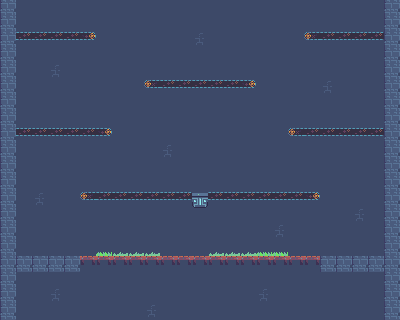

Tiled map render using the project's own tile images. Description and the whole map definition, tile-layer contents included, below:
An orthogonal 25x20 tile map with 16x16 px tiles, 5 tile layers (Background, Background2:ElectricBoogaloo, OneSidedPlatforms, Platforms, ...).

<map version="1.0" tiledversion="1.1.2" orientation="orthogonal" renderorder="right-up" width="25" height="20" tilewidth="16" tileheight="16" infinite="0" nextobjectid="1">
 <tileset firstgid="1" source="../tile1.tsx" />
 <layer name="Background" width="25" height="20">
  <data encoding="csv">
8,8,8,8,8,8,8,8,8,8,8,8,8,8,8,8,8,8,8,8,8,8,8,8,8,
8,8,8,8,8,8,8,8,8,8,8,8,8,8,8,8,8,8,8,8,8,8,8,8,8,
8,8,8,8,8,8,8,8,8,8,8,8,8,8,8,8,8,8,8,8,8,8,8,8,8,
8,8,8,8,8,8,8,8,8,8,8,8,8,8,8,8,8,8,8,8,8,8,8,8,8,
8,8,8,8,8,8,8,8,8,8,8,8,8,8,8,8,8,8,8,8,8,8,8,8,8,
8,8,8,8,8,8,8,8,8,8,8,8,8,8,8,8,8,8,8,8,8,8,8,8,8,
8,8,8,8,8,8,8,8,8,8,8,8,8,8,8,8,8,8,8,8,8,8,8,8,8,
8,8,8,8,8,8,8,8,8,8,8,8,8,8,8,8,8,8,8,8,8,8,8,8,8,
8,8,8,8,8,8,8,8,8,8,8,8,8,8,8,8,8,8,8,8,8,8,8,8,8,
8,8,8,8,8,8,8,8,8,8,8,8,8,8,8,8,8,8,8,8,8,8,8,8,8,
8,8,8,8,8,8,8,8,8,8,8,8,8,8,8,8,8,8,8,8,8,8,8,8,8,
8,8,8,8,8,8,8,8,8,8,8,8,8,8,8,8,8,8,8,8,8,8,8,8,8,
8,8,8,8,8,8,8,8,8,8,8,8,8,8,8,8,8,8,8,8,8,8,8,8,8,
8,8,8,8,8,8,8,8,8,8,8,8,8,8,8,8,8,8,8,8,8,8,8,8,8,
8,8,8,8,8,8,8,8,8,8,8,8,8,8,8,8,8,8,8,8,8,8,8,8,8,
8,8,8,8,8,8,8,8,8,8,8,8,8,8,8,8,8,8,8,8,8,8,8,8,8,
8,8,8,8,8,8,8,8,8,8,8,8,8,8,8,8,8,8,8,8,8,8,8,8,8,
8,8,8,8,8,8,8,8,8,8,8,8,8,8,8,8,8,8,8,8,8,8,8,8,8,
8,8,8,8,8,8,8,8,8,8,8,8,8,8,8,8,8,8,8,8,8,8,8,8,8,
8,8,8,8,8,8,8,8,8,8,8,8,8,8,8,8,8,8,8,8,8,8,8,8,8
</data>
 </layer>
 <layer name="Background2:ElectricBoogaloo" width="25" height="20">
  <data encoding="csv">
23,0,0,0,0,0,0,0,0,0,0,0,0,0,0,0,0,0,0,0,0,0,0,0,23,
23,0,0,0,0,0,0,0,0,0,0,0,0,0,0,0,0,0,0,0,0,0,0,0,23,
23,0,0,0,0,0,0,0,0,0,0,0,1,0,0,0,0,0,0,0,0,0,0,0,23,
23,0,0,0,0,0,0,0,0,0,0,0,0,0,0,0,0,0,0,0,0,0,0,0,23,
23,0,0,1,0,0,0,0,0,0,0,0,0,0,0,0,0,0,0,0,0,0,0,0,23,
23,0,0,0,0,0,0,0,0,0,0,0,0,0,0,0,0,0,0,0,1,0,0,0,23,
23,0,0,0,0,0,0,0,0,0,0,0,0,0,0,0,0,0,0,0,0,0,0,0,23,
23,0,0,0,0,0,0,0,0,0,0,0,0,0,0,0,0,0,0,0,0,0,0,0,23,
23,0,0,0,0,0,0,0,0,0,0,0,0,0,0,0,0,0,0,0,0,0,0,0,23,
23,0,0,0,0,0,0,0,0,0,1,0,0,0,0,0,0,0,0,0,0,0,0,0,23,
23,0,0,0,0,0,0,0,0,0,0,0,0,0,0,0,0,0,0,0,0,0,0,0,23,
23,0,0,0,0,0,0,0,0,0,0,0,0,0,0,0,0,0,0,0,0,0,0,0,23,
23,0,1,0,0,0,0,0,0,0,0,0,0,0,0,0,0,0,0,0,0,0,0,0,23,
23,0,0,0,0,0,0,0,0,0,0,0,0,0,0,0,0,0,0,0,0,0,1,0,23,
23,0,0,0,0,0,0,0,0,0,0,0,0,0,0,0,0,1,0,0,0,0,0,0,23,
23,0,0,0,0,0,0,0,0,0,0,0,0,0,0,0,0,0,0,0,0,0,0,0,23,
23,0,0,0,0,0,0,0,0,0,0,0,0,0,0,0,0,0,0,0,0,0,0,0,23,
23,0,0,0,0,0,0,0,0,0,0,0,0,0,0,0,0,0,0,0,0,0,0,0,23,
23,0,0,1,0,0,0,0,0,0,0,0,0,0,0,0,1,0,0,0,0,0,0,0,23,
23,0,0,0,0,0,0,0,0,1,0,0,0,0,0,0,0,0,0,0,0,0,0,0,23
</data>
 </layer>
 <layer name="OneSidedPlatforms" width="25" height="20">
  <data encoding="csv">
0,0,0,0,0,0,0,0,0,0,0,0,0,0,0,0,0,0,0,0,0,0,0,0,0,
0,0,0,0,0,0,0,0,0,0,0,0,0,0,0,0,0,0,0,0,0,0,0,0,0,
0,0,0,0,0,0,0,0,0,0,0,0,0,0,0,0,0,0,0,0,0,0,0,0,0,
0,0,0,0,0,0,0,0,0,0,0,0,0,0,0,0,0,0,0,0,0,0,0,0,0,
0,0,0,0,0,0,0,0,0,0,0,0,0,0,0,0,0,0,0,0,0,0,0,0,0,
0,0,0,0,0,0,0,0,0,0,0,0,0,0,0,0,0,0,0,0,0,0,0,0,0,
0,0,0,0,0,0,0,0,0,0,0,0,0,0,0,0,0,0,0,0,0,0,0,0,0,
0,0,0,0,0,0,0,0,0,0,0,0,0,0,0,0,0,0,0,0,0,0,0,0,0,
0,0,0,0,0,0,0,0,0,0,0,0,0,0,0,0,0,0,0,0,0,0,0,0,0,
0,0,0,0,0,0,0,0,0,0,0,0,0,0,0,0,0,0,0,0,0,0,0,0,0,
0,0,0,0,0,0,0,0,0,0,0,0,0,0,0,0,0,0,0,0,0,0,0,0,0,
0,0,0,0,0,0,0,0,0,0,0,0,0,0,0,0,0,0,0,0,0,0,0,0,0,
0,0,0,0,0,0,0,0,0,0,0,0,0,0,0,0,0,0,0,0,0,0,0,0,0,
0,0,0,0,0,0,0,0,0,0,0,0,0,0,0,0,0,0,0,0,0,0,0,0,0,
0,0,0,0,0,0,0,0,0,0,0,0,0,0,0,0,0,0,0,0,0,0,0,0,0,
0,0,0,0,0,0,0,0,0,0,0,0,0,0,0,0,0,0,0,0,0,0,0,0,0,
0,0,0,0,0,37,37,37,37,37,37,37,37,37,37,37,37,37,37,37,0,0,0,0,0,
0,0,0,0,0,0,0,0,0,0,0,0,0,0,0,0,0,0,0,0,0,0,0,0,0,
0,0,0,0,0,0,0,0,0,0,0,0,0,0,0,0,0,0,0,0,0,0,0,0,0,
0,0,0,0,0,0,0,0,0,0,0,0,0,0,0,0,0,0,0,0,0,0,0,0,0
</data>
 </layer>
 <layer name="Platforms" width="25" height="20">
  <data encoding="csv">
0,0,0,0,0,0,0,0,0,0,0,0,0,0,0,0,0,0,0,0,0,0,0,0,0,
0,0,0,0,0,0,0,0,0,0,0,0,0,0,0,0,0,0,0,0,0,0,0,0,0,
0,21,21,21,21,22,0,0,0,0,0,0,0,0,0,0,0,0,0,20,21,21,21,21,0,
0,0,0,0,0,0,0,0,0,0,0,0,0,0,0,0,0,0,0,0,0,0,0,0,0,
0,0,0,0,0,0,0,0,0,0,0,0,0,0,0,0,0,0,0,0,0,0,0,0,0,
0,0,0,0,0,0,0,0,0,20,21,21,21,21,21,22,0,0,0,0,0,0,0,0,0,
0,0,0,0,0,0,0,0,0,0,0,0,0,0,0,0,0,0,0,0,0,0,0,0,0,
0,0,0,0,0,0,0,0,0,0,0,0,0,0,0,0,0,0,0,0,0,0,0,0,0,
0,21,21,21,21,21,22,0,0,0,0,0,0,0,0,0,0,0,20,21,21,21,21,21,0,
0,0,0,0,0,0,0,0,0,0,0,0,0,0,0,0,0,0,0,0,0,0,0,0,0,
0,0,0,0,0,0,0,0,0,0,0,0,0,0,0,0,0,0,0,0,0,0,0,0,0,
0,0,0,0,0,0,0,0,0,0,0,0,0,0,0,0,0,0,0,0,0,0,0,0,0,
0,0,0,0,0,20,21,21,21,21,21,21,10,21,21,21,21,21,21,22,0,0,0,0,0,
0,0,0,0,0,0,0,0,0,0,0,0,0,0,0,0,0,0,0,0,0,0,0,0,0,
0,0,0,0,0,0,0,0,0,0,0,0,0,0,0,0,0,0,0,0,0,0,0,0,0,
0,0,0,0,0,0,0,0,0,0,0,0,0,0,0,0,0,0,0,0,0,0,0,0,0,
0,23,23,23,23,0,0,0,0,0,0,0,0,0,0,0,0,0,0,0,23,23,23,23,0,
0,0,0,0,0,0,0,0,0,0,0,0,0,0,0,0,0,0,0,0,0,0,0,0,0,
0,0,0,0,0,0,0,0,0,0,0,0,0,0,0,0,0,0,0,0,0,0,0,0,0,
0,0,0,0,0,0,0,0,0,0,0,0,0,0,0,0,0,0,0,0,0,0,0,0,23
</data>
 </layer>
 <layer name="Foreground" width="25" height="20">
  <data encoding="csv">
0,0,0,0,0,0,0,0,0,0,0,0,0,0,0,0,0,0,0,0,0,0,0,0,0,
0,0,0,0,0,0,0,0,0,0,0,0,0,0,0,0,0,0,0,0,0,0,0,0,0,
0,0,0,0,0,0,0,0,0,0,0,0,0,0,0,0,0,0,0,0,0,0,0,0,0,
0,0,0,0,0,0,0,0,0,0,0,0,0,0,0,0,0,0,0,0,0,0,0,0,0,
0,0,0,0,0,0,0,0,0,0,0,0,0,0,0,0,0,0,0,0,0,0,0,0,0,
0,0,0,0,0,0,0,0,0,0,0,0,0,0,0,0,0,0,0,0,0,0,0,0,0,
0,0,0,0,0,0,0,0,0,0,0,0,0,0,0,0,0,0,0,0,0,0,0,0,0,
0,0,0,0,0,0,0,0,0,0,0,0,0,0,0,0,0,0,0,0,0,0,0,0,0,
0,0,0,0,0,0,0,0,0,0,0,0,0,0,0,0,0,0,0,0,0,0,0,0,0,
0,0,0,0,0,0,0,0,0,0,0,0,0,0,0,0,0,0,0,0,0,0,0,0,0,
0,0,0,0,0,0,0,0,0,0,0,0,0,0,0,0,0,0,0,0,0,0,0,0,0,
0,0,0,0,0,0,0,0,0,0,0,0,0,0,0,0,0,0,0,0,0,0,0,0,0,
0,0,0,0,0,0,0,0,0,0,0,0,0,0,0,0,0,0,0,0,0,0,0,0,0,
0,0,0,0,0,0,0,0,0,0,0,0,0,0,0,0,0,0,0,0,0,0,0,0,0,
0,0,0,0,0,0,0,0,0,0,0,0,0,0,0,0,0,0,0,0,0,0,0,0,0,
0,0,0,0,0,0,27,26,26,26,0,0,0,26,26,26,27,27,0,0,0,0,0,0,0,
0,0,0,0,0,0,0,0,0,0,0,0,0,0,0,0,0,0,0,0,0,0,0,0,0,
0,0,0,0,0,0,0,0,0,0,0,0,0,0,0,0,0,0,0,0,0,0,0,0,0,
0,0,0,0,0,0,0,0,0,0,0,0,0,0,0,0,0,0,0,0,0,0,0,0,0,
0,0,0,0,0,0,0,0,0,0,0,0,0,0,0,0,0,0,0,0,0,0,0,0,0
</data>
 </layer>
</map>
